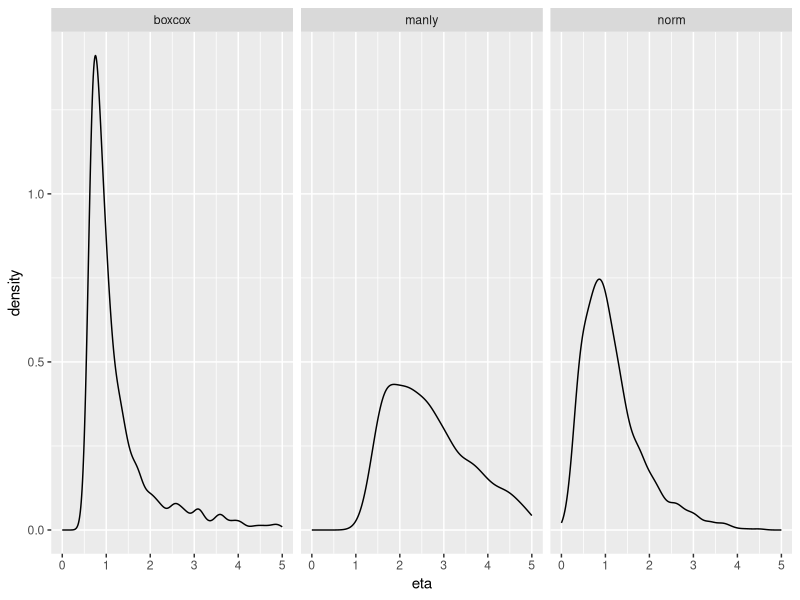

Generate this figure with R:
### Trial using Box-Cox and Manly transforms
# -----------------------------------------------------------------------------
# Set up environment
  rm(list = ls(all = T))

# Load libraries
  library(ggplot2)
  library(plyr)

# Create log-normal distribution
  var <- 0.36
  eta <- rnorm(1000, 0, sqrt(var))
  
# Apply Box-Cox transform
  par_bx <- 2
  phi <- exp(eta)
  eta_bx <- (phi**par_bx-1)/par_bx
  
# Apply Manly transform
  par_man <- -18
  eta_man <- (phi*par_man-1)/par_man
  
# Compare the distributions
  eta_df <- data.frame(
    type = rep(c("norm", "boxcox", "manly"), each = 1000),
    eta = c(phi, exp(eta_bx), exp(eta_man))
  )
  
  p <- NULL
  p <- ggplot(data = eta_df)
  p <- p + geom_density(aes(x = eta))
  p <- p + scale_x_continuous(lim = c(0, 5))
  p <- p + facet_wrap(~type, ncol = 3)
  p